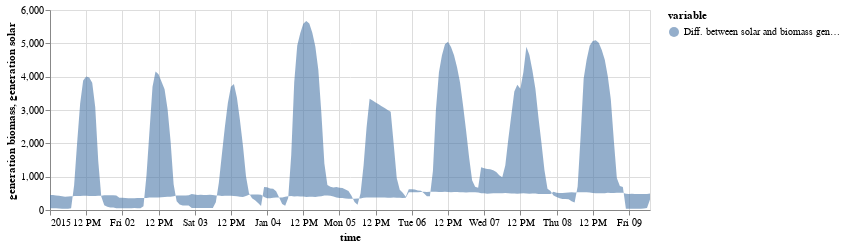

Write notebook code for a chart like this one.
### Code cell
# Then we plot it
on.Plot(ts_ci.head(200))\
    .add(on.marks.area, title='Diff. between solar and biomass generation')\
    .properties(width=600, height=200)\
    .show()

### Figure 1 — Vega specification as saved in the notebook (floating-point values rounded to 4 significant figures; data arrays with more than 128 entries replaced by an {"elided": "..."} marker saying what was removed)
{"$schema": "https://vega.github.io/schema/vega/v5.json", "data": [{"name": "source_0", "values": {"elided": "200 records"}, "transform": [{"type": "formula", "expr": "toDate(datum['time'])", "as": "time"}]}, {"name": "source_0_color_domain_area", "values": [{"area": "Diff. between solar and biomass generation"}]}], "marks": [{"type": "group", "name": "layer_0_pathgroup", "from": {"facet": {"data": "source_0", "name": "faceted_path_layer_0_main", "groupby": ["area"]}}, "encode": {"update": {"width": {"field": {"signal": null, "datum": null, "group": "width", "parent": null}}, "height": {"field": {"signal": null, "datum": null, "group": "height", "parent": null}}}}, "marks": [{"type": "area", "name": "layer_0_marks", "from": {"data": "faceted_path_layer_0_main"}, "sort": {"field": "x"}, "encode": {"update": {"y": {"field": "generation biomass", "scale": "y"}, "fill": {"field": "area", "scale": "color"}, "y2": {"field": "generation solar", "scale": "y"}, "x": {"field": "time", "scale": "x"}, "orient": {"value": "vertical"}, "opacity": {"value": 0.6}, "defined": {"signal": "isValid(datum[\"time\"]) && isFinite(+datum[\"time\"]) && isValid(datum[\"generation biomass\"]) && isFinite(+datum[\"generation biomass\"])"}}}, "style": ["area"]}]}], "scales": [{"name": "x", "type": "time", "domain": {"data": "source_0", "field": "time"}, "range": [0, {"signal": "width"}]}, {"name": "y", "type": "linear", "domain": {"data": "source_0", "fields": ["generation biomass", "generation solar"]}, "range": [{"signal": "height"}, 0], "zero": true, "nice": true}, {"name": "color", "type": "ordinal", "domain": {"data": "source_0_color_domain_area", "field": "area", "sort": true}, "range": "category"}], "axes": [{"scale": "x", "gridScale": "y", "orient": "bottom", "domain": false, "ticks": false, "tickCount": {"signal": "ceil(width/40)"}, "grid": true, "maxExtent": 0, "aria": false, "zindex": 0, "labels": false, "minExtent": 0}, {"scale": "y", "domain": false, "tickCount": {"signal": "ceil(height/40)"}, "labels": false, "maxExtent": 0, "minExtent": 0, "orient": "left", "zindex": 0, "gridScale": "x", "grid": true, "ticks": false, "aria": false}, {"scale": "x", "orient": "bottom", "grid": false, "title": "time", "labelFlush": true, "labelOverlap": true, "tickCount": {"signal": "ceil(width/40)"}, "zindex": 0}, {"scale": "y", "orient": "left", "grid": false, "zindex": 0, "labelOverlap": true, "tickCount": {"signal": "ceil(height/40)"}, "title": "generation biomass, generation solar"}], "width": 600, "style": "cell", "padding": 5, "legends": [{"title": "variable", "fill": "color", "symbolType": "circle", "encode": {"symbols": {"update": {"opacity": {"value": 0.6}}}}}], "height": 200, "background": "white"}
